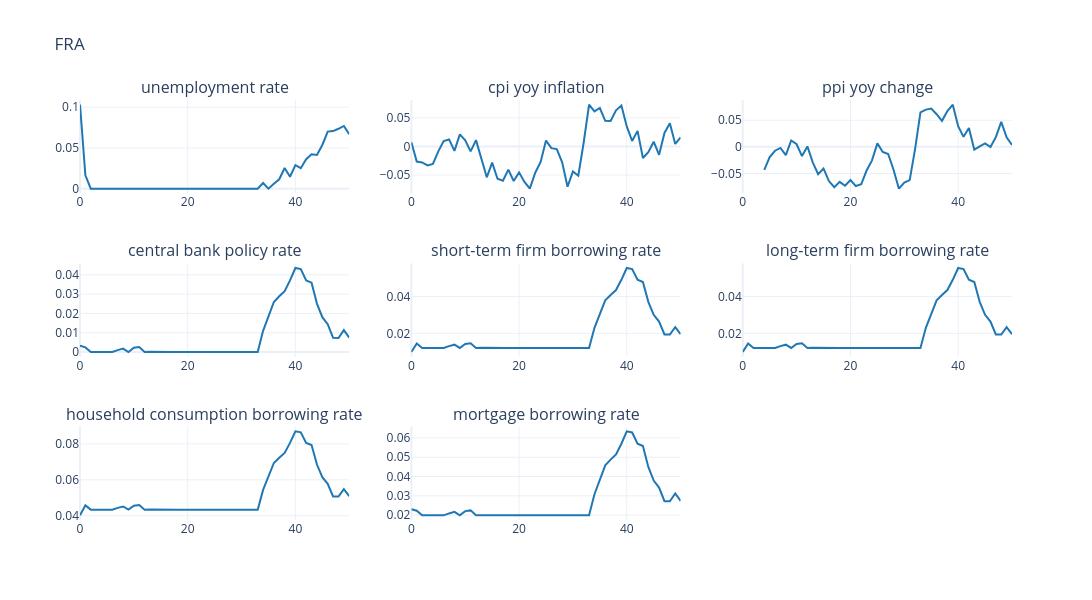

The cell this chart's notebook holds for it:
### Code cell
cols = [ 
    'unemployment rate', 'cpi yoy inflation', 'ppi yoy change',
    'central bank policy rate', 'short-term firm borrowing rate', 'long-term firm borrowing rate',
    'household consumption borrowing rate', 'mortgage borrowing rate'
    ]


#  Plot interest variables
plot_output(
    df=df_base[cols],
    no_rows=3,
    no_cols=3,
    country_code=cfg.country_iso3,
    line_color="#1f77b4",
    base_height=200,
    base_width=400,
)

### Figure 1 — Plotly figure (JSON) as saved in the notebook; plotly's stock layout.template omitted (floating-point values rounded to 4 significant figures)
{"data": [{"line": {"color": "#1f77b4"}, "mode": "lines", "name": "baseline", "showlegend": false, "type": "scatter", "x": [0, 1, 2, 3, 4, 5, 6, 7, 8, 9, 10, 11, 12, 13, 14, 15, 16, 17, 18, 19, 20, 21, 22, 23, 24, 25, 26, 27, 28, 29, 30, 31, 32, 33, 34, 35, 36, 37, 38, 39, 40, 41, 42, 43, 44, 45, 46, 47, 48, 49, 50], "xaxis": "x", "y": [0.1031, 0.01636, 0.0, 0.0, 0.0, 0.0, 0.0, 0.0, 0.0, 0.0, 0.0, 0.0, 0.0, 0.0, 0.0, 0.0, 0.0, 0.0, 0.0, 0.0, 0.0, 0.0, 0.0, 0.0, 0.0, 0.0, 0.0, 0.0, 0.0, 0.0, 0.0, 0.0, 0.0, 0.0, 0.006964, 0.0, 0.005919, 0.01149, 0.02542, 0.01462, 0.0289, 0.02507, 0.03621, 0.04213, 0.04143, 0.05362, 0.06999, 0.07068, 0.07347, 0.07695, 0.06685], "yaxis": "y"}, {"line": {"color": "#1f77b4"}, "mode": "lines", "name": "baseline", "showlegend": false, "type": "scatter", "x": [0, 1, 2, 3, 4, 5, 6, 7, 8, 9, 10, 11, 12, 13, 14, 15, 16, 17, 18, 19, 20, 21, 22, 23, 24, 25, 26, 27, 28, 29, 30, 31, 32, 33, 34, 35, 36, 37, 38, 39, 40, 41, 42, 43, 44, 45, 46, 47, 48, 49, 50], "xaxis": "x2", "y": [0.00727, -0.02656, -0.02813, -0.03334, -0.03064, -0.008584, 0.009356, 0.0122, -0.007817, 0.02111, 0.01065, -0.008609, 0.01101, -0.02107, -0.05407, -0.02837, -0.05659, -0.05989, -0.04065, -0.06046, -0.04535, -0.06214, -0.07387, -0.04599, -0.02706, 0.01023, -0.002966, -0.004688, -0.02778, -0.07057, -0.04371, -0.05119, 0.006798, 0.07297, 0.06133, 0.06712, 0.04468, 0.04433, 0.06317, 0.07133, 0.0349, 0.009464, 0.02715, -0.02027, -0.01006, 0.00826, -0.01473, 0.02359, 0.04051, 0.004381, 0.01564], "yaxis": "y2"}, {"line": {"color": "#1f77b4"}, "mode": "lines", "name": "baseline", "showlegend": false, "type": "scatter", "x": [0, 1, 2, 3, 4, 5, 6, 7, 8, 9, 10, 11, 12, 13, 14, 15, 16, 17, 18, 19, 20, 21, 22, 23, 24, 25, 26, 27, 28, 29, 30, 31, 32, 33, 34, 35, 36, 37, 38, 39, 40, 41, 42, 43, 44, 45, 46, 47, 48, 49, 50], "xaxis": "x3", "y": [NaN, NaN, NaN, NaN, -0.04313, -0.01908, -0.00728, -0.00205, -0.01542, 0.01196, 0.004867, -0.0173, 0.0008714, -0.02915, -0.05141, -0.0407, -0.06428, -0.07592, -0.06586, -0.07311, -0.06244, -0.07367, -0.07035, -0.04449, -0.02539, 0.006529, -0.0095, -0.01346, -0.04302, -0.07859, -0.0671, -0.06262, -0.004247, 0.06483, 0.06994, 0.07192, 0.06138, 0.04888, 0.06728, 0.0793, 0.03887, 0.01884, 0.03537, -0.005305, 0.0007274, 0.006627, -0.0003939, 0.01829, 0.04706, 0.01779, 0.003406], "yaxis": "y3"}, {"line": {"color": "#1f77b4"}, "mode": "lines", "name": "baseline", "showlegend": false, "type": "scatter", "x": [0, 1, 2, 3, 4, 5, 6, 7, 8, 9, 10, 11, 12, 13, 14, 15, 16, 17, 18, 19, 20, 21, 22, 23, 24, 25, 26, 27, 28, 29, 30, 31, 32, 33, 34, 35, 36, 37, 38, 39, 40, 41, 42, 43, 44, 45, 46, 47, 48, 49, 50], "xaxis": "x4", "y": [0.003333, 0.002373, 0.0, 0.0, 0.0, 0.0, 0.0, 0.0009947, 0.00178, 0.0, 0.002194, 0.002563, 0.0, 9.499e-05, 0.0, 0.0, 0.0, 0.0, 0.0, 0.0, 0.0, 0.0, 0.0, 0.0, 0.0, 0.0, 0.0, 0.0, 0.0, 0.0, 0.0, 0.0, 0.0, 0.0, 0.01096, 0.01814, 0.02594, 0.02887, 0.03155, 0.03711, 0.04354, 0.04295, 0.03712, 0.03592, 0.02509, 0.01806, 0.01439, 0.007337, 0.007286, 0.01136, 0.007462], "yaxis": "y4"}, {"line": {"color": "#1f77b4"}, "mode": "lines", "name": "baseline", "showlegend": false, "type": "scatter", "x": [0, 1, 2, 3, 4, 5, 6, 7, 8, 9, 10, 11, 12, 13, 14, 15, 16, 17, 18, 19, 20, 21, 22, 23, 24, 25, 26, 27, 28, 29, 30, 31, 32, 33, 34, 35, 36, 37, 38, 39, 40, 41, 42, 43, 44, 45, 46, 47, 48, 49, 50], "xaxis": "x5", "y": [0.009824, 0.01441, 0.01204, 0.01204, 0.01204, 0.01204, 0.01204, 0.01304, 0.01382, 0.01204, 0.01423, 0.0146, 0.01204, 0.01214, 0.01204, 0.01204, 0.01204, 0.01204, 0.01204, 0.01204, 0.01204, 0.01204, 0.01204, 0.01204, 0.01204, 0.01204, 0.01204, 0.01204, 0.01204, 0.01204, 0.01204, 0.01204, 0.01204, 0.01204, 0.023, 0.03018, 0.03798, 0.04091, 0.04359, 0.04915, 0.05558, 0.05499, 0.04916, 0.04796, 0.03713, 0.0301, 0.02643, 0.01938, 0.01933, 0.0234, 0.0195], "yaxis": "y5"}, {"line": {"color": "#1f77b4"}, "mode": "lines", "name": "baseline", "showlegend": false, "type": "scatter", "x": [0, 1, 2, 3, 4, 5, 6, 7, 8, 9, 10, 11, 12, 13, 14, 15, 16, 17, 18, 19, 20, 21, 22, 23, 24, 25, 26, 27, 28, 29, 30, 31, 32, 33, 34, 35, 36, 37, 38, 39, 40, 41, 42, 43, 44, 45, 46, 47, 48, 49, 50], "xaxis": "x6", "y": [0.009824, 0.01441, 0.01204, 0.01204, 0.01204, 0.01204, 0.01204, 0.01304, 0.01382, 0.01204, 0.01423, 0.0146, 0.01204, 0.01214, 0.01204, 0.01204, 0.01204, 0.01204, 0.01204, 0.01204, 0.01204, 0.01204, 0.01204, 0.01204, 0.01204, 0.01204, 0.01204, 0.01204, 0.01204, 0.01204, 0.01204, 0.01204, 0.01204, 0.01204, 0.023, 0.03018, 0.03798, 0.04091, 0.04359, 0.04915, 0.05558, 0.05499, 0.04916, 0.04796, 0.03713, 0.0301, 0.02643, 0.01938, 0.01933, 0.0234, 0.0195], "yaxis": "y6"}, {"line": {"color": "#1f77b4"}, "mode": "lines", "name": "baseline", "showlegend": false, "type": "scatter", "x": [0, 1, 2, 3, 4, 5, 6, 7, 8, 9, 10, 11, 12, 13, 14, 15, 16, 17, 18, 19, 20, 21, 22, 23, 24, 25, 26, 27, 28, 29, 30, 31, 32, 33, 34, 35, 36, 37, 38, 39, 40, 41, 42, 43, 44, 45, 46, 47, 48, 49, 50], "xaxis": "x7", "y": [0.04026, 0.04579, 0.04342, 0.04342, 0.04342, 0.04342, 0.04342, 0.04442, 0.0452, 0.04342, 0.04561, 0.04598, 0.04342, 0.04352, 0.04342, 0.04342, 0.04342, 0.04342, 0.04342, 0.04342, 0.04342, 0.04342, 0.04342, 0.04342, 0.04342, 0.04342, 0.04342, 0.04342, 0.04342, 0.04342, 0.04342, 0.04342, 0.04342, 0.04342, 0.05438, 0.06156, 0.06936, 0.07229, 0.07497, 0.08054, 0.08696, 0.08637, 0.08054, 0.07934, 0.06851, 0.06148, 0.05781, 0.05076, 0.05071, 0.05478, 0.05088], "yaxis": "y7"}, {"line": {"color": "#1f77b4"}, "mode": "lines", "name": "baseline", "showlegend": false, "type": "scatter", "x": [0, 1, 2, 3, 4, 5, 6, 7, 8, 9, 10, 11, 12, 13, 14, 15, 16, 17, 18, 19, 20, 21, 22, 23, 24, 25, 26, 27, 28, 29, 30, 31, 32, 33, 34, 35, 36, 37, 38, 39, 40, 41, 42, 43, 44, 45, 46, 47, 48, 49, 50], "xaxis": "x8", "y": [0.02306, 0.02226, 0.01989, 0.01989, 0.01989, 0.01989, 0.01989, 0.02088, 0.02166, 0.01989, 0.02208, 0.02245, 0.01989, 0.01998, 0.01989, 0.01989, 0.01989, 0.01989, 0.01989, 0.01989, 0.01989, 0.01989, 0.01989, 0.01989, 0.01989, 0.01989, 0.01989, 0.01989, 0.01989, 0.01989, 0.01989, 0.01989, 0.01989, 0.01989, 0.03085, 0.03803, 0.04582, 0.04875, 0.05143, 0.057, 0.06342, 0.06284, 0.05701, 0.0558, 0.04498, 0.03794, 0.03427, 0.02722, 0.02717, 0.03124, 0.02735], "yaxis": "y8"}], "layout": {"annotations": [{"font": {"size": 16}, "showarrow": false, "text": "unemployment rate", "x": 0.1444, "xanchor": "center", "xref": "paper", "y": 1, "yanchor": "bottom", "yref": "paper"}, {"font": {"size": 16}, "showarrow": false, "text": "cpi yoy inflation", "x": 0.5, "xanchor": "center", "xref": "paper", "y": 1, "yanchor": "bottom", "yref": "paper"}, {"font": {"size": 16}, "showarrow": false, "text": "ppi yoy change", "x": 0.8556, "xanchor": "center", "xref": "paper", "y": 1, "yanchor": "bottom", "yref": "paper"}, {"font": {"size": 16}, "showarrow": false, "text": "central bank policy rate", "x": 0.1444, "xanchor": "center", "xref": "paper", "y": 0.6111, "yanchor": "bottom", "yref": "paper"}, {"font": {"size": 16}, "showarrow": false, "text": "short-term firm borrowing rate", "x": 0.5, "xanchor": "center", "xref": "paper", "y": 0.6111, "yanchor": "bottom", "yref": "paper"}, {"font": {"size": 16}, "showarrow": false, "text": "long-term firm borrowing rate", "x": 0.8556, "xanchor": "center", "xref": "paper", "y": 0.6111, "yanchor": "bottom", "yref": "paper"}, {"font": {"size": 16}, "showarrow": false, "text": "household consumption borrowing rate", "x": 0.1444, "xanchor": "center", "xref": "paper", "y": 0.2222, "yanchor": "bottom", "yref": "paper"}, {"font": {"size": 16}, "showarrow": false, "text": "mortgage borrowing rate", "x": 0.5, "xanchor": "center", "xref": "paper", "y": 0.2222, "yanchor": "bottom", "yref": "paper"}], "height": 600, "title": {"text": "FRA"}, "width": 1200, "xaxis": {"anchor": "y", "domain": [0, 0.2889]}, "xaxis2": {"anchor": "y2", "domain": [0.3556, 0.6444]}, "xaxis3": {"anchor": "y3", "domain": [0.7111, 1]}, "xaxis4": {"anchor": "y4", "domain": [0, 0.2889]}, "xaxis5": {"anchor": "y5", "domain": [0.3556, 0.6444]}, "xaxis6": {"anchor": "y6", "domain": [0.7111, 1]}, "xaxis7": {"anchor": "y7", "domain": [0, 0.2889]}, "xaxis8": {"anchor": "y8", "domain": [0.3556, 0.6444]}, "xaxis9": {"anchor": "y9", "domain": [0.7111, 1]}, "yaxis": {"anchor": "x", "domain": [0.7778, 1]}, "yaxis2": {"anchor": "x2", "domain": [0.7778, 1]}, "yaxis3": {"anchor": "x3", "domain": [0.7778, 1]}, "yaxis4": {"anchor": "x4", "domain": [0.3889, 0.6111]}, "yaxis5": {"anchor": "x5", "domain": [0.3889, 0.6111]}, "yaxis6": {"anchor": "x6", "domain": [0.3889, 0.6111]}, "yaxis7": {"anchor": "x7", "domain": [0, 0.2222]}, "yaxis8": {"anchor": "x8", "domain": [0, 0.2222]}, "yaxis9": {"anchor": "x9", "domain": [0, 0.2222]}}}
